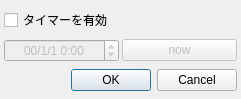
<?xml version="1.0" encoding="UTF-8"?>
<ui version="4.0">
 <class>GetWakuTimer</class>
 <widget class="QDialog" name="GetWakuTimer">
  <property name="geometry">
   <rect>
    <x>0</x>
    <y>0</y>
    <width>241</width>
    <height>99</height>
   </rect>
  </property>
  <property name="windowTitle">
   <string>タイマー設定</string>
  </property>
  <layout class="QGridLayout" name="gridLayout">
   <property name="leftMargin">
    <number>4</number>
   </property>
   <property name="topMargin">
    <number>4</number>
   </property>
   <property name="rightMargin">
    <number>4</number>
   </property>
   <property name="bottomMargin">
    <number>4</number>
   </property>
   <property name="spacing">
    <number>3</number>
   </property>
   <item row="1" column="0">
    <widget class="QDateTimeEdit" name="dateTimeEdit">
     <property name="enabled">
      <bool>false</bool>
     </property>
     <property name="alignment">
      <set>Qt::AlignCenter</set>
     </property>
     <property name="currentSection">
      <enum>QDateTimeEdit::YearSection</enum>
     </property>
     <property name="displayFormat">
      <string>yy/M/d H:mm</string>
     </property>
    </widget>
   </item>
   <item row="1" column="1">
    <widget class="QPushButton" name="getNow">
     <property name="enabled">
      <bool>false</bool>
     </property>
     <property name="text">
      <string>now</string>
     </property>
    </widget>
   </item>
   <item row="2" column="0" colspan="2">
    <widget class="QDialogButtonBox" name="buttonBox">
     <property name="orientation">
      <enum>Qt::Horizontal</enum>
     </property>
     <property name="standardButtons">
      <set>QDialogButtonBox::Cancel|QDialogButtonBox::Ok</set>
     </property>
    </widget>
   </item>
   <item row="0" column="0" colspan="2">
    <widget class="QCheckBox" name="checkBox">
     <property name="text">
      <string>タイマーを有効</string>
     </property>
    </widget>
   </item>
  </layout>
 </widget>
 <resources/>
 <connections>
  <connection>
   <sender>buttonBox</sender>
   <signal>accepted()</signal>
   <receiver>GetWakuTimer</receiver>
   <slot>accept()</slot>
   <hints>
    <hint type="sourcelabel">
     <x>227</x>
     <y>84</y>
    </hint>
    <hint type="destinationlabel">
     <x>157</x>
     <y>105</y>
    </hint>
   </hints>
  </connection>
  <connection>
   <sender>buttonBox</sender>
   <signal>rejected()</signal>
   <receiver>GetWakuTimer</receiver>
   <slot>reject()</slot>
   <hints>
    <hint type="sourcelabel">
     <x>259</x>
     <y>90</y>
    </hint>
    <hint type="destinationlabel">
     <x>268</x>
     <y>105</y>
    </hint>
   </hints>
  </connection>
  <connection>
   <sender>checkBox</sender>
   <signal>clicked(bool)</signal>
   <receiver>dateTimeEdit</receiver>
   <slot>setEnabled(bool)</slot>
   <hints>
    <hint type="sourcelabel">
     <x>52</x>
     <y>26</y>
    </hint>
    <hint type="destinationlabel">
     <x>63</x>
     <y>49</y>
    </hint>
   </hints>
  </connection>
  <connection>
   <sender>checkBox</sender>
   <signal>clicked(bool)</signal>
   <receiver>getNow</receiver>
   <slot>setEnabled(bool)</slot>
   <hints>
    <hint type="sourcelabel">
     <x>95</x>
     <y>20</y>
    </hint>
    <hint type="destinationlabel">
     <x>212</x>
     <y>49</y>
    </hint>
   </hints>
  </connection>
 </connections>
</ui>
